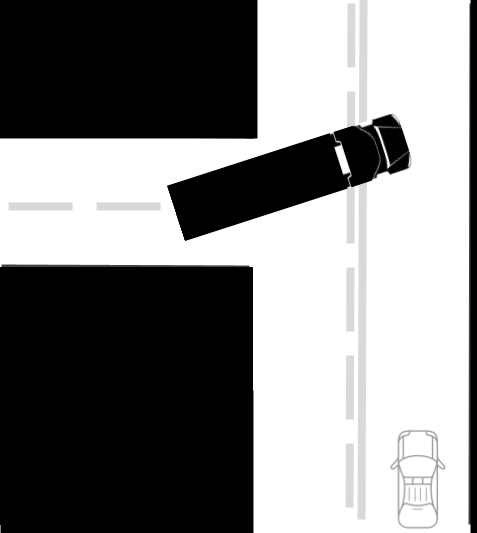
#> input picture maps/tjunction_map.png, 477 x 533 px
$ python run_coverage_fine.py
#> lines starting #> are read from the running program, lines starting #| are printed output that depends on the picture; after the words box and inside, x2 and y2 are one past the last pixel; in counts of white or black regions, pixels touching at a corner belong together
### run_rrt_tjunction.py
#!/usr/bin/env python3
"""
Run RRT on T-junction map and plot all feasible paths (tree + best path).

Uses occupancy map: 0 = obstacle, 255 = free.
Dynamical RRT: RU-Racer EoM from https://github.com/ru-racer/ru-racer (Bike.m).
Pacejka tire model, slip-based forces, full 6-DOF bicycle dynamics.
"""

from __future__ import annotations

import math
import os
import random
import sys

THIS_DIR = os.path.dirname(os.path.abspath(__file__))
if THIS_DIR not in sys.path:
    sys.path.insert(0, THIS_DIR)

# Vehicle params (from fullsize_common.cfg)
WHEELBASE = 2.80  # lf + lr
VEH_LENGTH = 2.80
VEH_WIDTH = 1.80
VEH_MASS = 1500.0  # kg
VEH_INERTIA = 2500.0  # kg·m² (yaw inertia Izz)
VEH_SCALE = 2.0  # Vehicle-to-road scale: match base map (adjust if vehicle looks wrong)
VEH_LENGTH_SCALE = 1.68  # 1.2 * 1.4: rectangle length scale
VEH_WIDTH_SCALE = 1.1  # Rectangle width scale
MAX_STEER_RAD = 0.5536  # ~30 deg (delta_max from config)
MAX_CURVATURE_STEER = math.tan(MAX_STEER_RAD) / WHEELBASE  # ~0.206 rad/m
MAX_LATERAL_ACCEL = 2 * 9.81  # ~7.85 m/s^2 (dry road, mu*g)
MAX_STEER_RATE_RAD_S = 0.5  # max steering angle rate, rad/s (limits rotation at high speed)
MAX_ACCEL = 5.0  # m/s² (longitudinal acceleration limit)
MAX_DECEL = -6.0  # m/s² (braking limit)
STEER_TIME_CONST = 0.05  # s (first-order steering dynamics τ, fast response)


def load_occupancy(map_path: str, ppm: float) -> tuple:
    """Load PGM occupancy. Returns (grid, xmin, xmax, ymin, ymax). 0=obstacle, 1=free."""
    import numpy as np
    with open(map_path, "rb") as f:
        assert f.readline().strip() == b"P5"
        w, h = map(int, f.readline().decode().split())
        f.readline()  # maxval
        data = np.frombuffer(f.read(), dtype=np.uint8).reshape((h, w))
    # 0 = obstacle, 255 = free -> 0 = obstacle, 1 = free
    grid = (data > 0).astype(np.uint8)
    xmax, ymax = w / ppm, h / ppm
    return grid, 0.0, xmax, 0.0, ymax


# [193 lines left out: functions world_to_grid, check_collision, _normalize_angle, max_curvature_at_speed, _brake_to_stop_extend, ru_racer_extend and 6 more, not called in this run]


# Collision cost prioritization: prefer accidents to road objects over borders
# Tune BORDER_COST_FACTOR: higher = stronger preference for object collisions
BORDER_COLLISION_MARGIN = 8.0  # m: collision within this of map edge = border
BORDER_COST_FACTOR = 2.5       # multiplier for border collisions (higher = worse)
OBJECT_COST_FACTOR = 1.0       # multiplier for object collisions (preferred)


# [818 lines left out: functions _is_border_collision, _collision_cost, sparse_rrt, _make_tree, rrt_double_tree, rrt_dynamical and 1 more, not called in this run]


# [2 lines that do not run on import are left out]

### run_coverage_fine.py
#!/usr/bin/env python3
"""
run_coverage_fine.py  –  fine-grid (Ego Speed × TTC) coverage sweep.

Grid
────
  Speeds  : 30–72 km/h in 1 km/h steps  → 43 values
  TTCs    : 0.25–2.95 s in 0.06 s steps  → 46 values
  Cells   : 43 × 46 = 1978 total;  ≈ 1330 feasible (v·TTC < 24.5 m)
  RRT     : max_nodes = 600,  dt = 0.04 s  (faster per cell)

Outputs
───────
  results/coverage_fine.csv         (incremental – safe to interrupt)
  ../../figs/mitigability_region.png (heatmap, overwritten on completion)
  ../../figs/loss_comparison.png
  ../../figs/param_sweep.png
  ../../figs/coverage_comparison.png
"""

from __future__ import annotations
import csv, math, os, random, sys, time
import numpy as np
import matplotlib
matplotlib.use("Agg")
import matplotlib.pyplot as plt
import matplotlib.ticker as mtick
import matplotlib.patches as mpatches
from matplotlib.lines import Line2D

THIS_DIR = os.path.dirname(os.path.abspath(__file__))
if THIS_DIR not in sys.path:
    sys.path.insert(0, THIS_DIR)

import run_rrt_tjunction as rrt
import ru_racer_dynamics as rrd

# ── paths ─────────────────────────────────────────────────────────────────
MAP_PNG  = os.path.join(THIS_DIR, "maps", "tjunction_map.png")
MAP_PGM  = os.path.join(THIS_DIR, "maps", "tjunction_map.pgm")
FIGS_DIR = os.path.join(THIS_DIR, "..", "..", "figs")
RES_DIR  = os.path.join(THIS_DIR, "results")
CSV_OUT  = os.path.join(RES_DIR, "coverage_fine.csv")
PPM      = 10.0

# ── geometry ──────────────────────────────────────────────────────────────
TRUCK_FRONT_Y = 27.0
START_X       = 41.8
START_PSI     = 1.57
GOAL          = (44.0, 48.0)
MIN_START_Y   = 2.5
MAX_D         = TRUCK_FRONT_Y - MIN_START_Y   # 24.5 m

# ── sweep grid ────────────────────────────────────────────────────────────
SPEEDS_KMH = list(range(30, 73, 1))           # 43 values
SPEEDS_MS  = [s / 3.6 for s in SPEEDS_KMH]
TTCS       = [round(0.25 + i * 0.06, 2) for i in range(46)]  # 0.25→2.95 s

MAX_NODES  = 600
DT         = 0.04

# ── outcome codes ─────────────────────────────────────────────────────────
FULLY_AVOIDABLE  = 3
AGGRESSIVE_AVOID = 2
MITIGATABLE      = 1
NOT_MITIGATABLE  = 0
INFEASIBLE       = -1

C_MAP = {
    FULLY_AVOIDABLE:  "#2e7d32",
    AGGRESSIVE_AVOID: "#f9a825",
    MITIGATABLE:      "#e65100",
    NOT_MITIGATABLE:  "#b71c1c",
    INFEASIBLE:       "#bdbdbd",
}

# ── classification ────────────────────────────────────────────────────────

# [19 lines left out: function classify, not called in this run]


# ── helpers ───────────────────────────────────────────────────────────────

def _ensure_pgm():
    if not os.path.exists(MAP_PNG):
        return
    try:
        from PIL import Image
        img  = Image.open(MAP_PNG).convert("L")
        arr  = np.array(img)
        h, w = arr.shape
#> h = 533; w = 477
        data = np.where(arr < 50, 0, 255).astype(np.uint8)
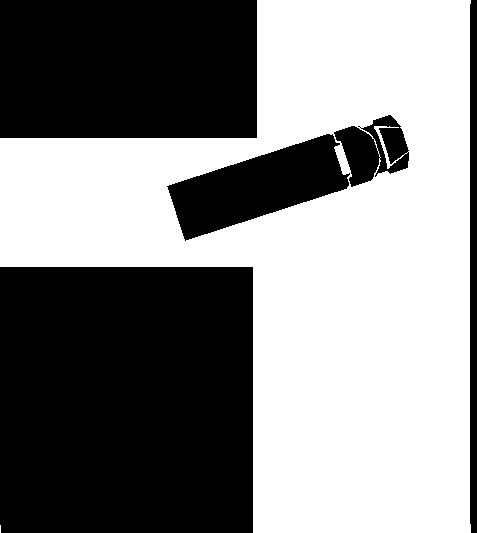
#> data: shape (533, 477); 53% white; 5 black regions, box (x1, y1, x2, y2) and area: (0, 267, 253, 533) 67290, (0, 0, 257, 138) 35466, (167, 134, 350, 241) 9924, (470, 0, 477, 533) 3718, (334, 115, 409, 187) 3061
        with open(MAP_PGM, "wb") as f:
            f.write(f"P5\n{w} {h}\n255\n".encode())
            f.write(data.tobytes())
    except ImportError:
        pass


# [6 lines left out: function v2loss, not called in this run]


# ── figure: heatmap ───────────────────────────────────────────────────────

def plot_heatmap(outcome_matrix, speeds_kmh, ttcs, out_path):
    nT, nV = outcome_matrix.shape

    # pixel image
    img = np.zeros((nT, nV, 3))
    hex2rgb = lambda h: [int(h[i:i+2],16)/255 for i in (1,3,5)]
    for it in range(nT):
        for iv in range(nV):
            img[it, iv] = hex2rgb(C_MAP[outcome_matrix[it, iv]])

    fig, ax = plt.subplots(figsize=(7.0, 5.0))
    fig.subplots_adjust(left=0.12, right=0.99, top=0.99, bottom=0.12)

    ax.imshow(img, origin="lower", aspect="auto",
              extent=[-0.5, nV-0.5, -0.5, nT-0.5])

    # stop boundary
    v_cont   = np.linspace(speeds_kmh[0]/3.6*0.9, speeds_kmh[-1]/3.6*1.05, 400)
    ttc_stop = v_cont / 12.0
    def v2x(v): return (v - speeds_kmh[0]/3.6) / ((speeds_kmh[-1]-speeds_kmh[0])/3.6) * (nV-1)
    def t2y(t): return (t - ttcs[0]) / (ttcs[-1] - ttcs[0]) * (nT-1)
    ax.plot(v2x(v_cont), t2y(ttc_stop), color="white", lw=2.0, ls="--", zorder=6)

    # D iso-lines
    for d_iso in [5, 10, 15, 20]:
        xs, ys = [], []
        for iv, vk in enumerate(speeds_kmh):
            v = vk / 3.6
            t_val = d_iso / v
            if ttcs[0] <= t_val <= ttcs[-1]:
                xs.append(iv); ys.append(t2y(t_val))
        if len(xs) >= 2:
            ax.plot(xs, ys, color="white", lw=0.8, ls=":", alpha=0.45, zorder=5)
            ax.text(xs[-1]+0.2, ys[-1], f"D={d_iso}m",
                    fontsize=5.5, color="white", alpha=0.7, va="center")

    # ticks – show every 4th speed and every 4th TTC
    xt = list(range(0, nV, 4));  xk = [speeds_kmh[i] for i in xt]
    yt = list(range(0, nT, 4));  yk = [f"{ttcs[i]:.2f}" for i in yt]
    ax.set_xticks(xt); ax.set_xticklabels(xk, fontsize=8)
    ax.set_yticks(yt); ax.set_yticklabels(yk, fontsize=8)
    ax.set_xlabel("Ego Speed (km/h)", fontsize=10, labelpad=4)
    ax.set_ylabel("Time-to-Collision TTC (s)", fontsize=10, labelpad=4)

    os.makedirs(os.path.dirname(out_path), exist_ok=True)
    plt.savefig(out_path, dpi=200, bbox_inches="tight", facecolor="white")
    plt.close()
    print(f"  Heatmap → {out_path}")


# ── figure: loss comparison ───────────────────────────────────────────────

def plot_loss_comparison(rows, out_path):
    STRATS    = ["Emergency\nStop", "EMRM\nDodge", "EMRM\nDrift", "EMRM\nAll"]
    STRAT_KEY = ["estop", "dodge", "drift", "all"]
    BAR_CLR   = ["#607d8b", "#1976d2", "#7b1fa2", "#2e7d32"]
    N         = len(rows)

    # [13 lines left out: function impact, not called in this run]

    def metrics(s):
        imp  = [impact(r, s) for r in rows]
        car  = 100 * sum(v == 0 for v in imp) / N
        mv   = 3.6 * sum(imp) / N
        mit  = 100 * sum(
            (r["loss_noact"] - v2loss(v)) > 0
            for r, v in zip(rows, imp)
        ) / N
        dls  = sum(r["loss_noact"] - v2loss(impact(r, s)) for r in rows) / N
        return car, mv, mit, dls

    stats = {k: metrics(k) for k in STRAT_KEY}

    fig, axes = plt.subplots(1, 2, figsize=(6.6, 3.6))
    fig.subplots_adjust(wspace=0.38, left=0.10, right=0.98, top=0.88, bottom=0.18)
    x = np.arange(len(STRATS))

    for ax, key, title, ylim in [
        (axes[0], 0, "Collision Avoidance Rate", 110),
        (axes[1], 1, "Mean Residual Impact Speed (km/h)", 35),
    ]:
        vals = [stats[k][key] for k in STRAT_KEY]
        bars = ax.bar(x, vals, color=BAR_CLR, edgecolor="white", lw=0.8, width=0.6)
        ax.set_ylim(0, ylim)
        ax.set_xticks(x); ax.set_xticklabels(STRATS, fontsize=8)
        ax.set_title(title, fontsize=9, pad=4)
        if key == 0:
            ax.yaxis.set_major_formatter(mtick.PercentFormatter(decimals=0))
            ax.set_ylabel("Rate (%)", fontsize=9)
        else:
            ax.set_ylabel("km/h", fontsize=9)
        for bar, v in zip(bars, vals):
            lbl = f"{v:.0f}%" if key == 0 else f"{v:.1f}"
            ax.text(bar.get_x()+bar.get_width()/2, bar.get_height()+0.4,
                    lbl, ha="center", va="bottom", fontsize=8, fontweight="bold")

    fig.savefig(out_path, dpi=200, bbox_inches="tight", facecolor="white")
    plt.close()
    print(f"  Loss comparison → {out_path}")
    return stats


# ── figure: param sweep ───────────────────────────────────────────────────

# [94 lines left out: functions plot_param_sweep, plot_coverage, not called in this run]


# ── main ──────────────────────────────────────────────────────────────────

def main():
    _ensure_pgm()
    if not os.path.exists(MAP_PGM):
        print("ERROR: map PGM not found"); return 1

    os.makedirs(RES_DIR, exist_ok=True)
    os.makedirs(FIGS_DIR, exist_ok=True)

    # load already-computed cells from prior run (resume support)
    done_keys: set[tuple] = set()
    if os.path.exists(CSV_OUT):
        with open(CSV_OUT) as f:
#> (reads results/coverage_fine.csv from the repository)
            for r in csv.DictReader(f):
                done_keys.add((int(r["v_kmh"]), float(r["TTC_s"])))
        print(f"Resuming: {len(done_keys)} cells already done.")

    base_grid, xmin, xmax, ymin, ymax = rrt.load_occupancy(MAP_PGM, PPM)

    # count total feasible
    n_feasible = sum(
        1 for v in SPEEDS_MS for t in TTCS
        if TRUCK_FRONT_Y - v * t >= MIN_START_Y
    )
    n_total = len(SPEEDS_MS) * len(TTCS)
    remaining = [
        (iv, it, v, t)
        for iv, v in enumerate(SPEEDS_MS)
        for it, t in enumerate(TTCS)
        if TRUCK_FRONT_Y - v * t >= MIN_START_Y
        and (SPEEDS_KMH[iv], t) not in done_keys
    ]
    print(f"Grid: {len(SPEEDS_KMH)} speeds × {len(TTCS)} TTCs = {n_total} cells")
    print(f"Feasible: {n_feasible}  |  To simulate: {len(remaining)}\n")

    # CSV header
    write_header = not os.path.exists(CSV_OUT) or len(done_keys) == 0
    csv_f  = open(CSV_OUT, "a", newline="")
    writer = csv.writer(csv_f)
    if write_header:
        writer.writerow(["v_ms","v_kmh","TTC_s","D_m","start_y",
                         "has_path","nodes_past","n_stop","n_coll",
                         "min_v_coll","outcome"])

    done_now = 0
    t0 = time.time()
    for iv, it, v, ttc in remaining:
        d       = v * ttc
        start_y = TRUCK_FRONT_Y - d
        start   = (START_X, start_y, START_PSI, v)
        random.seed(42)

        tree_g, tree_o, path, _, n_stop = rrt.rrt_double_tree(
            start, GOAL, base_grid, xmin, xmax, ymin, ymax, PPM,
            max_nodes=MAX_NODES, dt=DT, goal_sample_rate=0.55,
        )

        ng         = tree_g["nodes"]
        no         = tree_o["nodes"]
        nodes_past = sum(1 for n in ng if n[1] > 43.0)
        has_path   = len(path) > 0
        n_coll     = max(0, len(no) - n_stop)
        min_vc     = ""
        if n_coll > 0:
            coll = no[n_stop:]
            if coll:
                min_vc = f"{min(math.sqrt(n[3]**2+n[4]**2) for n in coll):.3f}"

        outcome = classify(tree_g, tree_o, path, n_stop, v, ttc)
        ostr    = {3:"FULLY_AVOIDABLE",2:"AGGRESSIVE_AVOID",
                   1:"MITIGATABLE",0:"NOT_MITIGATABLE"}[outcome]

        writer.writerow([f"{v:.3f}", SPEEDS_KMH[iv], f"{ttc:.2f}",
                         f"{d:.2f}", f"{start_y:.2f}",
                         str(has_path), str(nodes_past),
                         str(n_stop), str(n_coll), min_vc, ostr])
        csv_f.flush()
        done_keys.add((SPEEDS_KMH[iv], ttc))

        done_now += 1
        if done_now % 50 == 0:
            elapsed  = time.time() - t0
            per_cell = elapsed / done_now
            left     = len(remaining) - done_now
            eta_min  = left * per_cell / 60
            print(f"  [{done_now}/{len(remaining)}]  "
                  f"v={SPEEDS_KMH[iv]} km/h  TTC={ttc:.2f}s  "
                  f"→ {ostr[:12]}  "
                  f"ETA {eta_min:.0f} min")

    csv_f.close()
    print(f"\nAll {len(done_keys)} cells done. Generating figures…\n")

    # ── load all results and build matrix ────────────────────────────────
    result = {}
    with open(CSV_OUT) as f:
        for r in csv.DictReader(f):
            if not r.get("v_kmh","").strip(): continue
            vk  = int(r["v_kmh"])
            ttc = float(r["TTC_s"])
            o   = r.get("outcome","")
            code = {
                "FULLY_AVOIDABLE": FULLY_AVOIDABLE,
                "AGGRESSIVE_AVOID": AGGRESSIVE_AVOID,
                "MITIGATABLE": MITIGATABLE,
                "NOT_MITIGATABLE": NOT_MITIGATABLE,
            }.get(o, INFEASIBLE)
            result[(vk, ttc)] = {
                "code": {FULLY_AVOIDABLE:"G",AGGRESSIVE_AVOID:"Y",
                         MITIGATABLE:"O",NOT_MITIGATABLE:"R",
                         INFEASIBLE:"X"}[code],
                "code_int": code,
                "path": r.get("has_path","False") == "True",
                "brake_v": math.sqrt(max(0,
                    (vk/3.6)**2 - 2*6*float(r.get("D_m","0") or 0)
                )),
                "min_vc": float(r["min_v_coll"]) if r.get("min_v_coll") else float("nan"),
                "loss_noact": v2loss(vk/3.6),
                "v_kmh": vk,
                "v_ms": vk/3.6,
                "ttc": ttc,
            }

    nT, nV = len(TTCS), len(SPEEDS_KMH)
    outcome_matrix = np.full((nT, nV), INFEASIBLE, dtype=int)
    for it, ttc in enumerate(TTCS):
        for iv, vk in enumerate(SPEEDS_KMH):
            key = (vk, ttc)
            if key in result:
                outcome_matrix[it, iv] = result[key]["code_int"]

    # ── figures ──────────────────────────────────────────────────────────
    plot_heatmap(outcome_matrix, SPEEDS_KMH, TTCS,
                 os.path.join(FIGS_DIR, "mitigability_region.png"))
#> in plot_heatmap, `plt.savefig(out_path, dpi=200, bbox_inches="tight", facecolor="white")`:
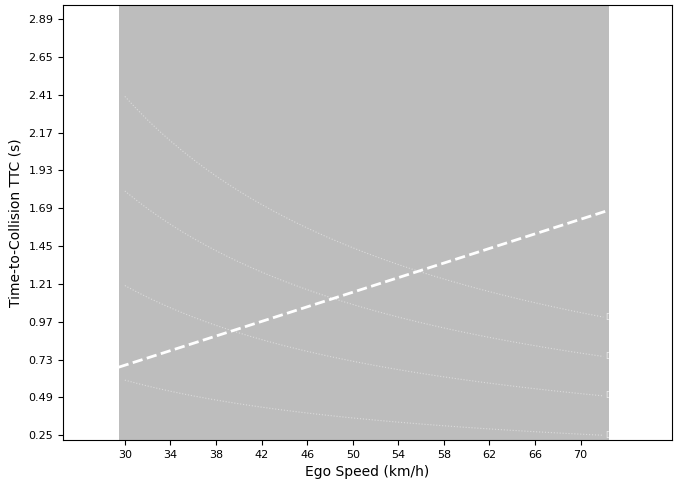
#> figure drawn by matplotlib, 1 panel

    rows = list(result.values())
    stats = plot_loss_comparison(
        rows, os.path.join(FIGS_DIR, "loss_comparison.png"))

    plot_param_sweep(rows, SPEEDS_KMH,
                     os.path.join(FIGS_DIR, "param_sweep.png"))

    n_sim = sum(1 for _ in rows)
    plot_coverage(n_sim, os.path.join(FIGS_DIR, "coverage_comparison.png"))

    # ── print summary ────────────────────────────────────────────────────
    codes = outcome_matrix[outcome_matrix != INFEASIBLE]
    total = len(codes)
    print(f"\n─── Summary ({total} simulated cells) ───")
    for code, lbl in [(3,"Fully avoidable "),(2,"Aggressive avoid"),
                      (1,"Mitigatable     "),(0,"Not mitigatable ")]:
        n = (codes == code).sum()
        print(f"  {lbl}: {n:4d}/{total}  ({100*n/total:.1f}%)")

    print(f"\n─── Table: loss_comparison ───")
    for k, (car, mv, mit, dl) in stats.items():
        print(f"  {k:6s}: CAR={car:.0f}%  Mean={mv:.1f}km/h  "
              f"Mit={mit:.0f}%  ΔLoss={dl:.2f}")

    return 0


if __name__ == "__main__":
#> (the run stopped early here; a loop or call above may not have finished)
